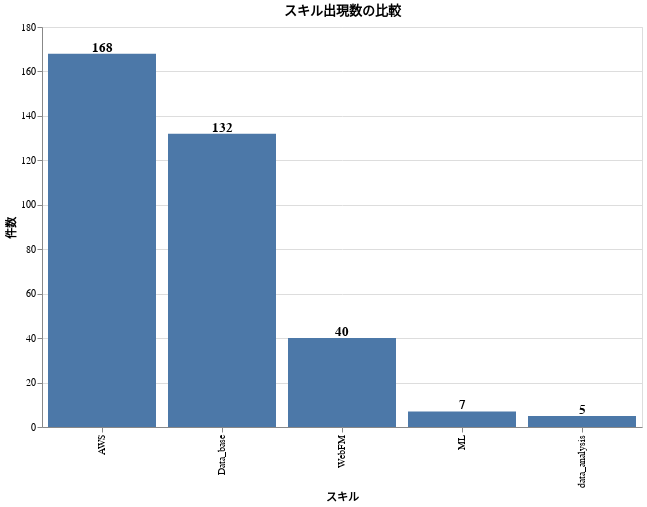

The code cell stored with this chart in its notebook:
### Markdown cell above
#### 課題1「Python関連の主流技術を特定する 」

### Code cell
skill_counts = df1[["Data_base", "AWS", "ML", "WebFM", "data_analysis"]].sum()

# Altair用データフレームに変換
df_plot = pd.DataFrame({
    "スキル": skill_counts.index,
    "件数": skill_counts.values
})

# 棒グラフ
bars = alt.Chart(df_plot).mark_bar().encode(
    x=alt.X("スキル:N", sort='-y'),
    y=alt.Y("件数:Q")
)

# ラベル（件数表示）
labels = alt.Chart(df_plot).mark_text(
    dy=-6,  # 上にずらす（バーの上に表示）
    fontSize=13,
    fontWeight='bold'
).encode(
    x=alt.X("スキル:N", sort='-y'),
    y="件数:Q",
    text="件数:Q"
)

# 合体して表示
chart = (bars + labels).properties(
    title="スキル出現数の比較",
    width=600,
    height=400
)

chart.show()

### Figure 1 — Vega-Lite specification as saved in the notebook (floating-point values rounded to 4 significant figures)
{"config": {"view": {"continuousWidth": 300, "continuousHeight": 300}}, "layer": [{"mark": {"type": "bar"}, "encoding": {"x": {"field": "スキル", "sort": "-y", "type": "nominal"}, "y": {"field": "件数", "type": "quantitative"}}}, {"mark": {"type": "text", "dy": -6, "fontSize": 13, "fontWeight": "bold"}, "encoding": {"text": {"field": "件数", "type": "quantitative"}, "x": {"field": "スキル", "sort": "-y", "type": "nominal"}, "y": {"field": "件数", "type": "quantitative"}}}], "data": {"name": "data-8a27769ff02fe3f9318da2e11837ff67"}, "height": 400, "title": "スキル出現数の比較", "width": 600, "$schema": "https://vega.github.io/schema/vega-lite/v5.20.1.json", "datasets": {"data-8a27769ff02fe3f9318da2e11837ff67": [{"スキル": "Data_base", "件数": 132}, {"スキル": "AWS", "件数": 168}, {"スキル": "ML", "件数": 7}, {"スキル": "WebFM", "件数": 40}, {"スキル": "data_analysis", "件数": 5}]}}
